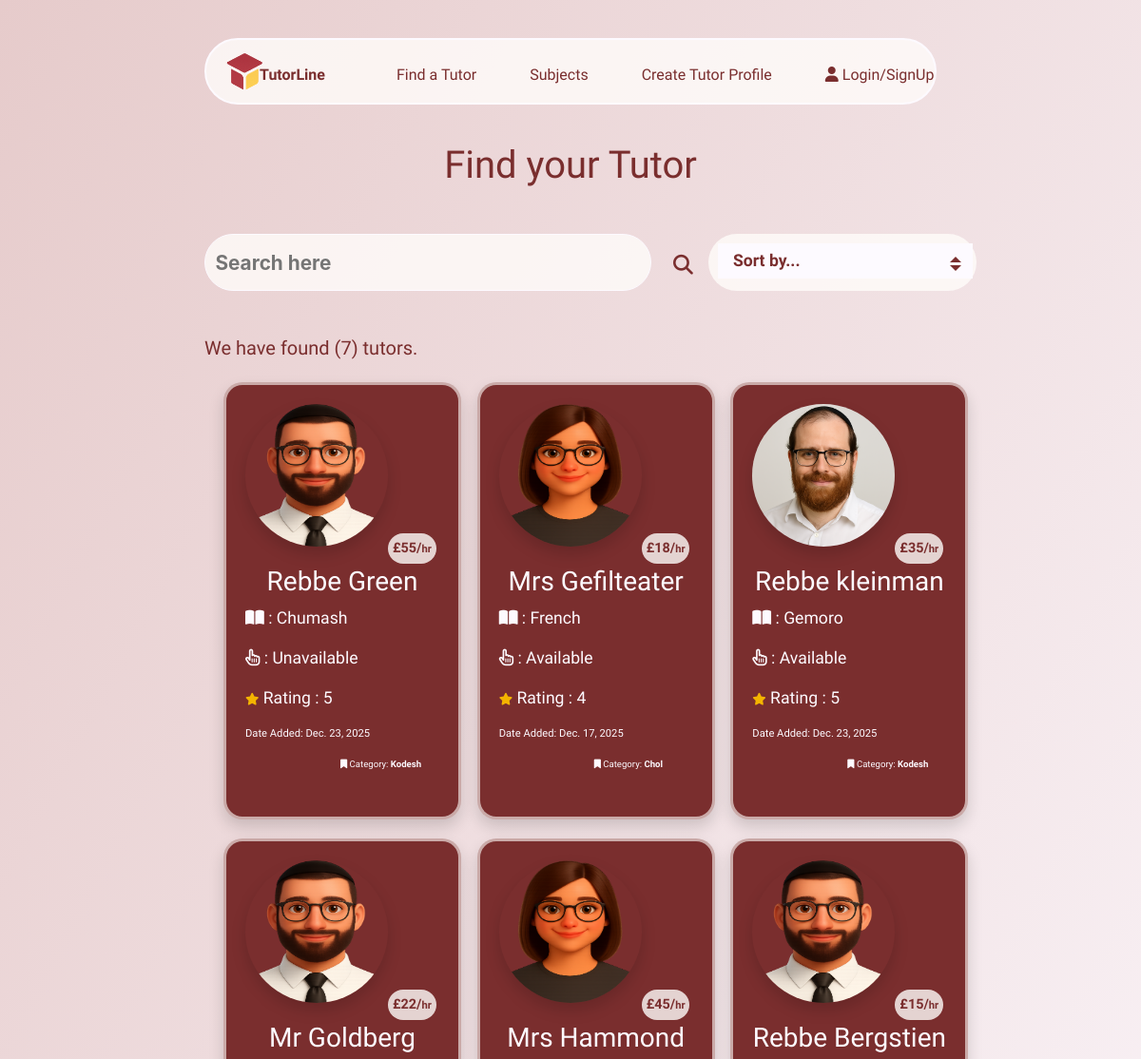
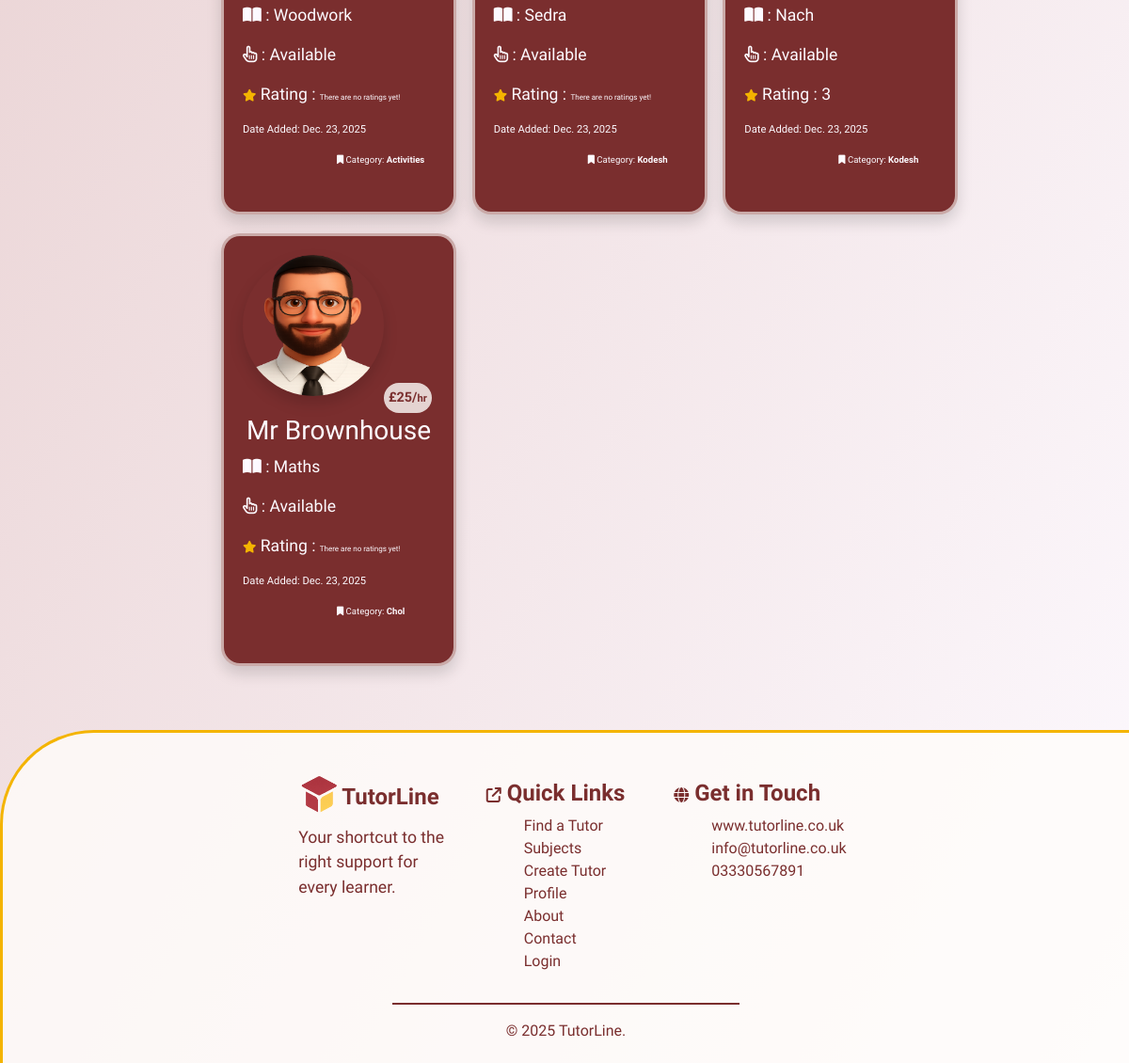
Before: /tutors/ with the older database file (2 pictures, top to bottom).
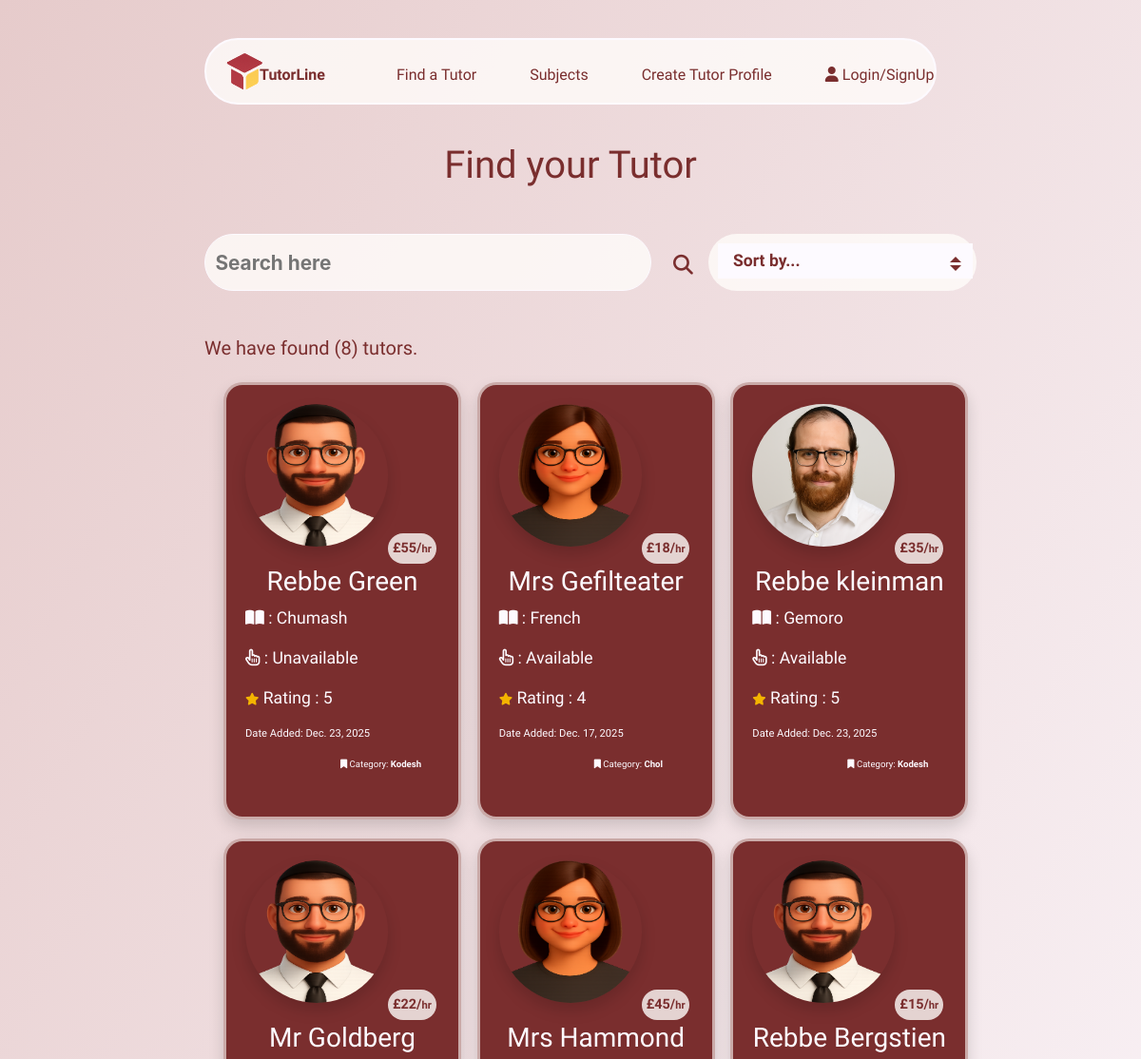
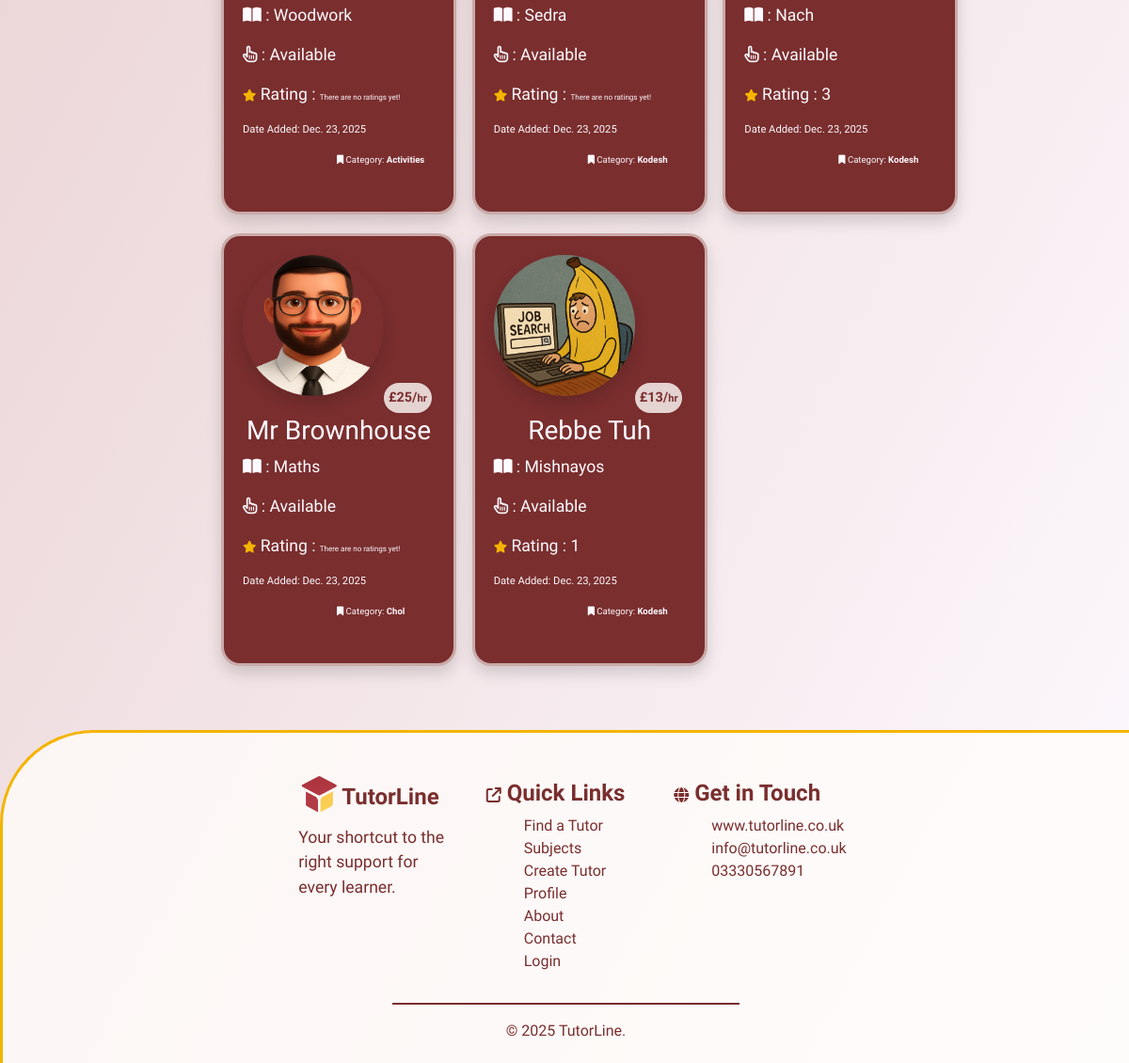
After: the same page with the newer database file (2 pictures, top to bottom).
### tutors/models.py (models this page shows)
class Tutors(models.Model):
    class Meta:
        verbose_name_plural = "Tutors"
    name = models.CharField(max_length=254)
    location = models.ForeignKey('Location', null=True, blank=True,
                                 on_delete=models.SET_NULL)
    category = models.ForeignKey('Category', null=True, blank=True,
                                 on_delete=models.SET_NULL)
    date_added = models.DateField(auto_now=True)
    subject = models.CharField(max_length=254)
    price = models.IntegerField()
    active = models.BooleanField(default=True)
    description = models.TextField()
    email = models.EmailField()
    phone = models.CharField(max_length=14)
    rating = models.IntegerField(default=0)
    image = models.ImageField(blank=True, null=True)
    is_male = models.BooleanField()
    color_1 = models.IntegerField(default=rand)
    color_2 = models.IntegerField(default=rand)
    color_3 = models.IntegerField(default=rand)
    def __str__(self):
        return self.name

class Category(models.Model):
    class Meta:
        verbose_name_plural = "Categories"
    name = models.CharField(max_length=254)
    def __str__(self):
        return self.name

### tutors/views.py (the view)
# urls.py: path('tutors/', include('tutors.urls'))
def tutors(request):
    tutors = Tutors.objects.all()
    query = None
    sort = request.GET.get('sort')
    if request.GET:
        if 'q' in request.GET:
            query = request.GET['q']
            queries = Q(name__icontains=query) | Q(subject__icontains=query) | Q(category__name__icontains=query) | Q(location__name__icontains=query)
            tutors = tutors.filter(queries)
    rating_none = tutors.filter(rating=0)
    print(rating_none)
    if sort == "price_low":
        tutors = tutors.order_by('price')
    elif sort == "price_high":
        tutors = tutors.order_by('-price')
    elif sort == "most_recent":
        tutors = tutors.order_by('-date_added')
    elif sort == "highest_rating":
        tutors = tutors.filter(rating__gt=0).order_by('-rating')
    context = {
                'tutors': tutors,
                'search': query,
                }
    return render(request, 'tutors/tutors.html', context)

### tutors/templates/tutors/tutors.html (shortened to what the changed rows need)
{% extends "base.html" %}
{% load static %}
{% block extracss%}
<link rel="stylesheet" href="{% static 'css/tutors.css' %}">
{% endblock %}
{% block content %}
    <h1>Find your Tutor</h1>
    <section class="mt-5">
        <div class="container-fluid">
            <div class="row search-results">
                <div class="col-11 col-md-4">
                    <h5>We have found ({{ tutors.count }}) tutor{% if tutors.count == 1 %}{% else %}s{% endif %}{% if search %}, for <strong>"{{ search }}"</strong>.{% else %}.
                        {% endif %}
                    </h5>
                </div>
            </div>
            <div class="row mt-3">
                <div class="col-10 col-md-8">
                    <div class="row">
                        {% for tutor in tutors %}
                        <div class="col-12 col-md-6 col-lg-4">
                            <a href="{% url 'tutor_details' tutor.id %}">
                                <div class="tutor-card shadow">
                                    {% if tutor.is_male == True %}
                                    {% if tutor.image %}
                                    <img src="{{ tutor.image.url }}" class="image shadow" alt="{{ tutor.name }}">
                                    {% else %}
                                    <img src="/media/placeholder_male2.png" class="image shadow" alt="{{ tutor.name }}">
                                    {% endif %}
                                    {% else %}
                                    <img src="/media/placeholder_female.png" class="image shadow" alt="{{ tutor.name }}">
                                    {% endif %}
                                    <p class="price-stamp">£{{ tutor.price }}/<span class="per-hr">hr</span></p>
                                    <div class="details">
                                        <h3>{{ tutor.name }}</h3>
                                        <p><i class="fa-solid fa-book-open"></i> : {{ tutor.subject }}</p>
                                        <p>
                                            <i class="fa-regular fa-hand-pointer"></i>
                                             : {% if tutor.active == True %}Available{% else %}Unavailable{% endif %}
                                        </p>
                                        <p>
                                            <i class="fa-solid fa-star stars"></i> Rating : {% if tutor.rating == 0 %} <span class="no-rating">There are no ratings yet!</span>{% else %}{{ tutor.rating }}{% endif %}
                                        </p>
                                        <p class="date-tag">Date Added: {{ tutor.date_added }}</p>
                                        <p class="category-tag"><i class="fa-solid fa-bookmark"></i> Category: <strong>{{ tutor.category }}</strong></p>
                                    </div>
                                </div>
                            </a>
                        </div>
                        {% endfor %}
                    </div>
                </div>
            </div>
        </div>
    </section>
{% endblock %}

Changed rows visible on the page:
added Tutors: image (picture), price "13", name "Rebbe Tuh", subject "Mishnayos", active "Available", rating "1", date_added "Dec. 23, 2025", category "Kodesh"
Other visible differences:
{{ tutors.count }}: "7" → "8"
